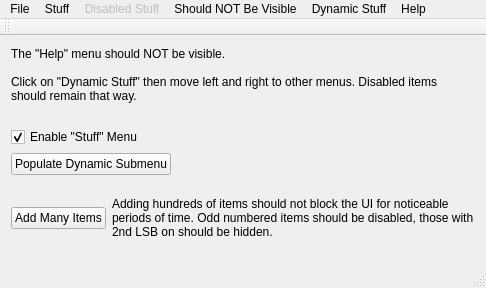
<?xml version="1.0" encoding="UTF-8"?>
<ui version="4.0">
 <class>MainWindow</class>
 <widget class="QMainWindow" name="MainWindow">
  <property name="geometry">
   <rect>
    <x>0</x>
    <y>0</y>
    <width>486</width>
    <height>288</height>
   </rect>
  </property>
  <property name="windowTitle">
   <string>MainWindow</string>
  </property>
  <widget class="QWidget" name="centralWidget">
   <layout class="QVBoxLayout" name="verticalLayout">
    <item>
     <widget class="QLabel" name="label">
      <property name="text">
       <string>The &quot;Help&quot; menu should NOT be visible.

Click on &quot;Dynamic Stuff&quot; then move left and right to other menus. Disabled items should remain that way.</string>
      </property>
      <property name="scaledContents">
       <bool>false</bool>
      </property>
      <property name="alignment">
       <set>Qt::AlignLeading|Qt::AlignLeft|Qt::AlignTop</set>
      </property>
      <property name="wordWrap">
       <bool>true</bool>
      </property>
     </widget>
    </item>
    <item>
     <widget class="QCheckBox" name="checkBox">
      <property name="text">
       <string>Enable &quot;Stuff&quot; Menu</string>
      </property>
      <property name="checked">
       <bool>true</bool>
      </property>
     </widget>
    </item>
    <item>
     <widget class="QPushButton" name="pushButton">
      <property name="sizePolicy">
       <sizepolicy hsizetype="Maximum" vsizetype="Fixed">
        <horstretch>0</horstretch>
        <verstretch>0</verstretch>
       </sizepolicy>
      </property>
      <property name="text">
       <string>Populate Dynamic Submenu</string>
      </property>
     </widget>
    </item>
    <item>
     <layout class="QHBoxLayout" name="horizontalLayout">
      <item>
       <widget class="QPushButton" name="addManyButton">
        <property name="sizePolicy">
         <sizepolicy hsizetype="Maximum" vsizetype="Fixed">
          <horstretch>0</horstretch>
          <verstretch>0</verstretch>
         </sizepolicy>
        </property>
        <property name="text">
         <string>Add Many Items</string>
        </property>
       </widget>
      </item>
      <item>
       <widget class="QLabel" name="label_2">
        <property name="text">
         <string>Adding hundreds of items should not block the UI for noticeable periods of time. Odd numbered items should be disabled, those with 2nd LSB on should be hidden.</string>
        </property>
        <property name="wordWrap">
         <bool>true</bool>
        </property>
       </widget>
      </item>
     </layout>
    </item>
   </layout>
  </widget>
  <widget class="QMenuBar" name="menuBar">
   <property name="geometry">
    <rect>
     <x>0</x>
     <y>0</y>
     <width>486</width>
     <height>22</height>
    </rect>
   </property>
   <widget class="QMenu" name="menuStuff">
    <property name="title">
     <string>Stuff</string>
    </property>
    <widget class="QMenu" name="menuSubmenu">
     <property name="title">
      <string>Submenu</string>
     </property>
     <widget class="QMenu" name="menuMore_Submenu_2">
      <property name="title">
       <string>More Submenu</string>
      </property>
      <addaction name="actionMOARH"/>
     </widget>
     <addaction name="actionWith_More_Stuff"/>
     <addaction name="menuMore_Submenu_2"/>
    </widget>
    <widget class="QMenu" name="menuDisabled_Submenu">
     <property name="enabled">
      <bool>false</bool>
     </property>
     <property name="title">
      <string>Disabled Submenu</string>
     </property>
     <widget class="QMenu" name="menuMore_Submenu">
      <property name="title">
       <string>More Submenu</string>
      </property>
      <addaction name="actionShould_be_Disabled_Too"/>
     </widget>
     <addaction name="actionShould_be_Disabled"/>
     <addaction name="menuMore_Submenu"/>
    </widget>
    <addaction name="actionItem"/>
    <addaction name="menuSubmenu"/>
    <addaction name="actionDisabled_Item"/>
    <addaction name="menuDisabled_Submenu"/>
    <addaction name="separator"/>
   </widget>
   <widget class="QMenu" name="menuDisabled_Stuff">
    <property name="enabled">
     <bool>false</bool>
    </property>
    <property name="title">
     <string>Disabled Stuff</string>
    </property>
    <widget class="QMenu" name="menuSubmenu_2">
     <property name="title">
      <string>Disabled Submenu</string>
     </property>
     <widget class="QMenu" name="menuSubsubmenu">
      <property name="title">
       <string>Disabled Subsubmenu</string>
      </property>
      <addaction name="actionWith_its_own_Stuff"/>
     </widget>
     <addaction name="actionMore_Disabled_Stuff"/>
     <addaction name="menuSubsubmenu"/>
    </widget>
    <addaction name="actionItem_2"/>
    <addaction name="menuSubmenu_2"/>
   </widget>
   <widget class="QMenu" name="menuShould_NOT_Be_Visible">
    <property name="title">
     <string>Should NOT Be Visible</string>
    </property>
    <addaction name="actionAbout"/>
   </widget>
   <widget class="QMenu" name="menuHelp">
    <property name="title">
     <string>Help</string>
    </property>
    <addaction name="actionAbout_Qt"/>
   </widget>
   <widget class="QMenu" name="menuDynamic_Stuff">
    <property name="title">
     <string>Dynamic Stuff</string>
    </property>
    <widget class="QMenu" name="menuAfter_aboutToShow">
     <property name="title">
      <string>Populated After aboutToShow()</string>
     </property>
    </widget>
    <widget class="QMenu" name="menuOn_Click">
     <property name="title">
      <string>Click Button to Populate</string>
     </property>
    </widget>
    <widget class="QMenu" name="menuPopulated_by_Timer">
     <property name="title">
      <string>Populated by Timer</string>
     </property>
    </widget>
    <addaction name="menuOn_Click"/>
    <addaction name="menuAfter_aboutToShow"/>
    <addaction name="menuPopulated_by_Timer"/>
   </widget>
   <widget class="QMenu" name="menuFile">
    <property name="title">
     <string>File</string>
    </property>
    <addaction name="actionNew"/>
    <addaction name="actionNo_Empty_Spaces_Below"/>
    <addaction name="actionQuit"/>
   </widget>
   <addaction name="menuFile"/>
   <addaction name="menuStuff"/>
   <addaction name="menuDisabled_Stuff"/>
   <addaction name="menuShould_NOT_Be_Visible"/>
   <addaction name="menuDynamic_Stuff"/>
   <addaction name="menuHelp"/>
  </widget>
  <widget class="QToolBar" name="mainToolBar">
   <attribute name="toolBarArea">
    <enum>TopToolBarArea</enum>
   </attribute>
   <attribute name="toolBarBreak">
    <bool>false</bool>
   </attribute>
  </widget>
  <widget class="QStatusBar" name="statusBar"/>
  <action name="actionWith_More_Stuff">
   <property name="text">
    <string>With More Stuff</string>
   </property>
  </action>
  <action name="actionDisabled_Item">
   <property name="enabled">
    <bool>false</bool>
   </property>
   <property name="text">
    <string>Disabled Item</string>
   </property>
  </action>
  <action name="actionItem">
   <property name="text">
    <string>Item</string>
   </property>
  </action>
  <action name="actionShould_be_Disabled">
   <property name="text">
    <string>Should be Disabled</string>
   </property>
  </action>
  <action name="actionShould_be_Disabled_Too">
   <property name="text">
    <string>Should be Disabled Too</string>
   </property>
  </action>
  <action name="actionMOARH">
   <property name="text">
    <string>MOAR!!</string>
   </property>
  </action>
  <action name="actionItem_2">
   <property name="enabled">
    <bool>true</bool>
   </property>
   <property name="text">
    <string>Disabled Item</string>
   </property>
  </action>
  <action name="actionMore_Disabled_Stuff">
   <property name="text">
    <string>More Disabled Stuff</string>
   </property>
  </action>
  <action name="actionWith_its_own_Stuff">
   <property name="text">
    <string>With its own Disabled Stuff</string>
   </property>
  </action>
  <action name="actionAbout">
   <property name="text">
    <string>About</string>
   </property>
  </action>
  <action name="actionAbout_Qt">
   <property name="text">
    <string>About Qt</string>
   </property>
  </action>
  <action name="actionQuit">
   <property name="text">
    <string>Exit</string>
   </property>
  </action>
  <action name="actionNew">
   <property name="text">
    <string>New...</string>
   </property>
  </action>
  <action name="actionNo_Empty_Spaces_Below">
   <property name="text">
    <string>No Empty Spaces Below</string>
   </property>
  </action>
 </widget>
 <layoutdefault spacing="6" margin="11"/>
 <resources/>
 <connections>
  <connection>
   <sender>checkBox</sender>
   <signal>toggled(bool)</signal>
   <receiver>MainWindow</receiver>
   <slot>enableStuffMenu(bool)</slot>
   <hints>
    <hint type="sourcelabel">
     <x>62</x>
     <y>94</y>
    </hint>
    <hint type="destinationlabel">
     <x>72</x>
     <y>73</y>
    </hint>
   </hints>
  </connection>
 </connections>
 <slots>
  <slot>enableStuffMenu(bool)</slot>
 </slots>
</ui>
